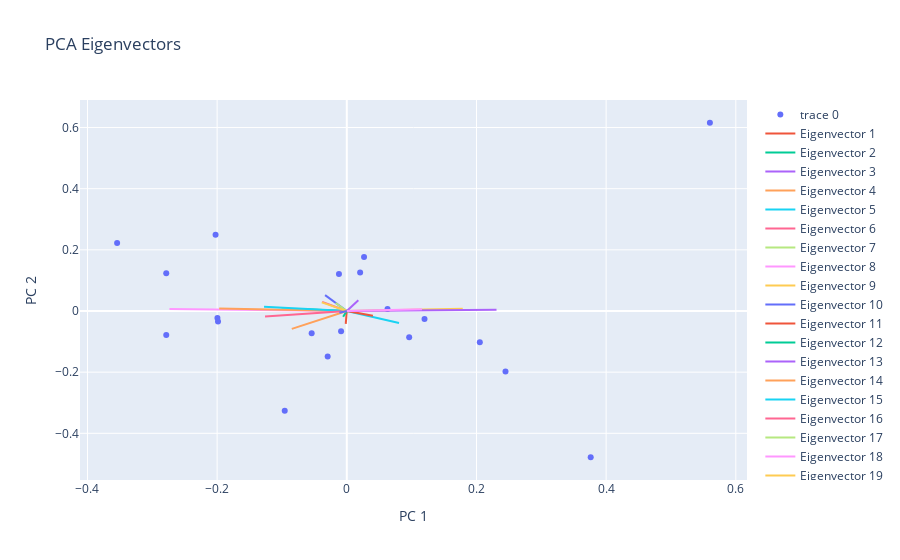

Source (notebook cell):
### Code cell
fig = go.Figure(data=[scatter]+eigen_lines, layout=layout)
fig.show()

### Figure 1 — Plotly figure (JSON) as saved in the notebook; plotly's stock layout.template omitted (floating-point values rounded to 4 significant figures)
{"data": [{"mode": "markers", "type": "scatter", "x": [0.0266, -0.0542, 0.09621, 0.3762, -0.1996, 0.2052, 0.5601, 0.02054, -0.09573, -0.02951, -0.2024, 0.2448, -0.0121, -0.008805, -0.2785, -0.1986, 0.06281, -0.2785, 0.1199, -0.3543], "y": [0.1764, -0.07302, -0.0857, -0.4783, -0.02284, -0.1023, 0.6156, 0.126, -0.3264, -0.1486, 0.2493, -0.1977, 0.1207, -0.06654, 0.1234, -0.03454, 0.006306, -0.07826, -0.02616, 0.2226]}, {"mode": "lines", "name": "Eigenvector 1", "type": "scatter", "x": [0, -0.001639], "y": [0, -0.04191]}, {"mode": "lines", "name": "Eigenvector 2", "type": "scatter", "x": [0, -0.005676], "y": [0, -0.01871]}, {"mode": "lines", "name": "Eigenvector 3", "type": "scatter", "x": [0, 0.01778], "y": [0, 0.03498]}, {"mode": "lines", "name": "Eigenvector 4", "type": "scatter", "x": [0, -0.08483], "y": [0, -0.05836]}, {"mode": "lines", "name": "Eigenvector 5", "type": "scatter", "x": [0, 0.08055], "y": [0, -0.03935]}, {"mode": "lines", "name": "Eigenvector 6", "type": "scatter", "x": [0, -0.03797], "y": [0, 0.02979]}, {"mode": "lines", "name": "Eigenvector 7", "type": "scatter", "x": [0, -0.1006], "y": [0, 0.007396]}, {"mode": "lines", "name": "Eigenvector 8", "type": "scatter", "x": [0, -0.2736], "y": [0, 0.006573]}, {"mode": "lines", "name": "Eigenvector 9", "type": "scatter", "x": [0, 0.1789], "y": [0, 0.00773]}, {"mode": "lines", "name": "Eigenvector 10", "type": "scatter", "x": [0, -0.03348], "y": [0, 0.05174]}, {"mode": "lines", "name": "Eigenvector 11", "type": "scatter", "x": [0, 0.04029], "y": [0, -0.01545]}, {"mode": "lines", "name": "Eigenvector 12", "type": "scatter", "x": [0, -0.06452], "y": [0, 0.005823]}, {"mode": "lines", "name": "Eigenvector 13", "type": "scatter", "x": [0, 0.231], "y": [0, 0.003752]}, {"mode": "lines", "name": "Eigenvector 14", "type": "scatter", "x": [0, -0.1968], "y": [0, 0.007775]}, {"mode": "lines", "name": "Eigenvector 15", "type": "scatter", "x": [0, -0.1276], "y": [0, 0.01373]}, {"mode": "lines", "name": "Eigenvector 16", "type": "scatter", "x": [0, -0.1262], "y": [0, -0.01834]}, {"mode": "lines", "name": "Eigenvector 17", "type": "scatter", "x": [0, -0.01723], "y": [0, 0.02632]}, {"mode": "lines", "name": "Eigenvector 18", "type": "scatter", "x": [0, 0.1159], "y": [0, 0.005695]}, {"mode": "lines", "name": "Eigenvector 19", "type": "scatter", "x": [0, -0.03861], "y": [0, 0.02835]}, {"mode": "lines", "name": "Eigenvector 20", "type": "scatter", "x": [0, -0.01137], "y": [0, -0.005739]}], "layout": {"title": {"text": "PCA Eigenvectors"}, "xaxis": {"title": {"text": "PC 1"}}, "yaxis": {"title": {"text": "PC 2"}}}}
